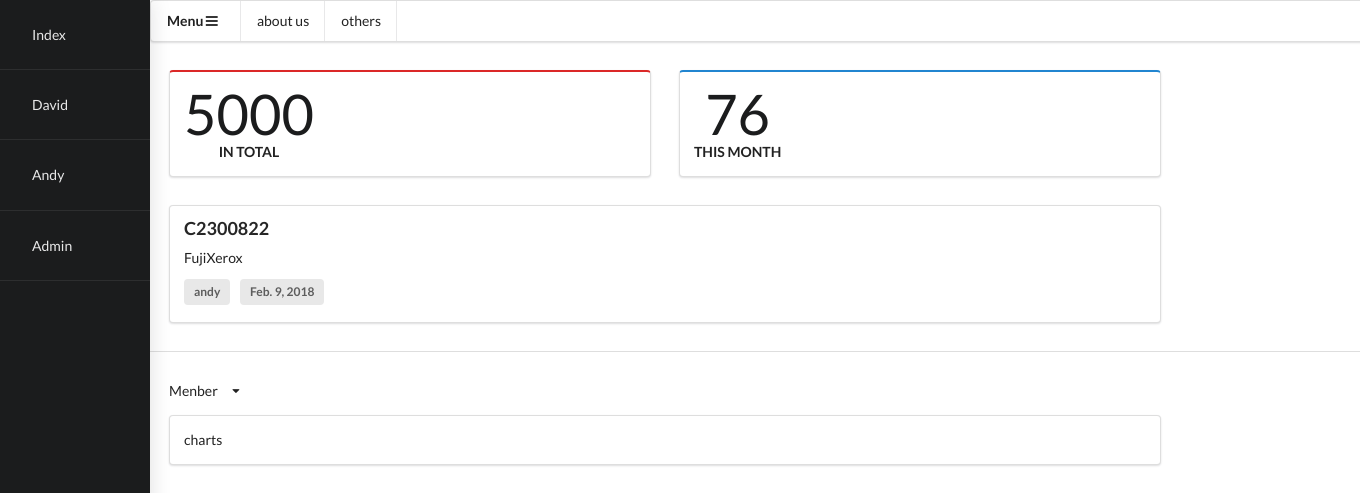
The app's page /default/?handleby=andy with its own data.
### webapp/models.py (models this page shows, shortened)
class Caselog(models.Model):
    caseid = models.CharField(null=True, blank=True,max_length=200)
    orgnization = models.CharField(null=True, blank=True,max_length=200)
    problem = models.CharField(null=True, blank=True,max_length=200)
    solution = models.TextField(null=True, blank=True)
    MEMBER = (
        ('david','David'),
        ('andy','Andy'),
    )
    handleby = models.CharField(null=True, blank=True, max_length=5, choices=MEMBER)
    date = models.DateField(null=True)

### webapp/views.py (the view)
# urls.py: url(r'^default/', default, name='default'),
def default(request):
    print('==='*30)
    print(request)
    print('==='*30)
    print(dir(request))
    print('==='*30)
    print(type(request))
    print('==='*30)
    queryset = request.GET.get('handleby')
    print(queryset)
    if queryset:
        caselog_list = Caselog.objects.filter(handleby=queryset)
    else:
        caselog_list = Caselog.objects.all()
    context = {
        'Caselog': caselog_list
    }
    return render(request, 'default.html', context)

### webapp/templates/default.html (shortened to what this page needs)
<!DOCTYPE html>
{% load static %}
<html>
  <head>
    <link rel="stylesheet" href="{% static 'css/semantic.css' %}">
  </head>
  <body>
    <div class="ui thin visible left sidebar inverted vertical menu" id="sidebar">
      <div class="item">
        <a class="item" href="/default">Index</a>
      </div>
      <div class="item">
        <a class="item" href="?handleby=david">David</a>
      </div>
      <div class="item">
        <a class="item" href="?handleby=andy">Andy</a>
      </div>
      <div class="item">
        <a class="item" href="/admin">Admin</a>
      </div>
    </div>
    <div class="pusher">
      <div class="ui menu">
        <div class="header item" id="menu">
          Menu
          <i class="content icon"></i>
        </div>
        <div class="item">about us</div>
        <div class="item">others</div>
      </div>
      <div class="ui equal width grid" style="width:75%;margin:5px 5px 5px 5px;">
        <div class="row">
          <div class="column">
            <div class="ui red segment">
              <div class="ui statistic">
                <div class="value">
                  5000
                </div>
                <div class="label">
                  in total
                </div>
              </div>
            </div>
          </div>
          <div class="column">
            <div class="ui blue segment">
              <div class="ui statistic">
                <div class="value">
                  76
                </div>
                <div class="label">
                  this month
                </div>
              </div>
            </div>
          </div>
        </div>
        <div class="row">
          <div class="column">
            <div class="ui segment">
              <div class="ui divided items">
                {% for item in Caselog %}
                  <div class="item">
                  <div class="content">
                    <div class="header">
                      {{ item.caseid }}
                    </div>
                    <div class="description">
                      {{ item.orgnization }}
                    </div>
                    <div class="extra">
                      <div class="ui label">
                        {{ item.handleby }}
                      </div>
                      <div class="ui label">
                        {{ item.date }}
                      </div>
                    </div>
                  </div>
                </div>
                {% endfor %}
              </div>
            </div>
          </div>
        </div>
      </div>
      <div class="ui divider"> </div>
      <div class="ui equal width grid" style="width:75%;margin:5px 5px 5px 5px;">
        <div class="row">
          <div class="column">
            <div class="ui simple dropdown item">
              Menber
              <i class="dropdown icon"></i>
            </div>
            <div class="ui container segment">
              <div class="container" id="chart1">
                charts
              </div>
            </div>
          </div>
        </div>
      </div>
    </div>
  </body>
</html>

### records on screen
Caselog: caseid "C2300822", orgnization "FujiXerox", handleby "andy", date "Feb. 9, 2018"
